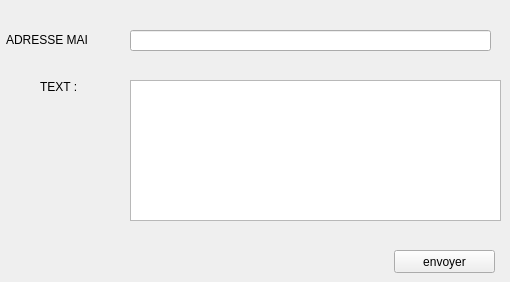
    <widget class="QWidget" name="tab_10">
     <attribute name="title">
      <string>E-MAIL</string>
     </attribute>
     <widget class="QLineEdit" name="adresse">
      <property name="geometry">
       <rect>
        <x>130</x>
        <y>30</y>
        <width>361</width>
        <height>21</height>
       </rect>
      </property>
     </widget>
     <widget class="QTextEdit" name="Textedit">
      <property name="geometry">
       <rect>
        <x>130</x>
        <y>80</y>
        <width>371</width>
        <height>141</height>
       </rect>
      </property>
     </widget>
     <widget class="QLabel" name="label_14">
      <property name="geometry">
       <rect>
        <x>6</x>
        <y>30</y>
        <width>81</width>
        <height>20</height>
       </rect>
      </property>
      <property name="text">
       <string>ADRESSE MAIL :</string>
      </property>
     </widget>
     <widget class="QLabel" name="label_15">
      <property name="geometry">
       <rect>
        <x>40</x>
        <y>80</y>
        <width>47</width>
        <height>13</height>
       </rect>
      </property>
      <property name="text">
       <string>TEXT :</string>
      </property>
     </widget>
     <widget class="QPushButton" name="pushButton">
      <property name="geometry">
       <rect>
        <x>394</x>
        <y>250</y>
        <width>101</width>
        <height>23</height>
       </rect>
      </property>
      <property name="text">
       <string>envoyer</string>
      </property>
     </widget>
    </widget>
